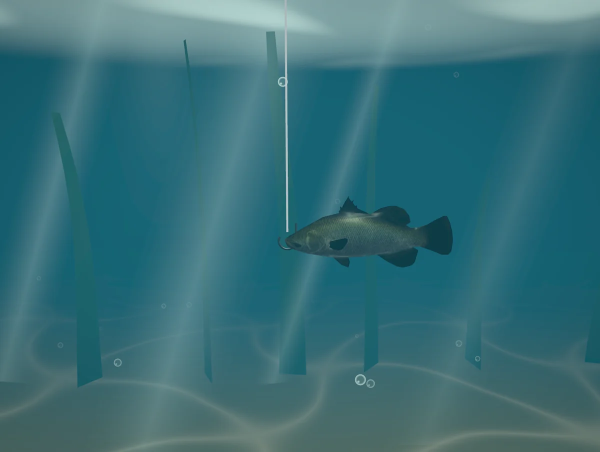
#> input picture apps/site/site/bite-2.webp, 1200 x 904 px (shown at 1/2 size); its folder holds 2 pictures in this run
$ python convert.py ../../../apps/site/site ../../../apps/site/site/bite-3.webp ../../../apps/site/site/bite-3.webp
#> lines starting #> are read from the running program, lines starting #| are printed output that depends on the picture; after the words box and inside, x2 and y2 are one past the last pixel; in counts of white or black regions, pixels touching at a corner belong together
import os, sys
import numpy as np
from PIL import Image, ImageFilter
from scipy import ndimage

SRC, OUT = sys.argv[1], sys.argv[2]
WIDTH = 640
TOLERANCE = 22
WORK = 900
SEAL = 3
SEAL_FOR = {}
SMALL_PART = 0.03
TOLERANCE_FOR = {}
FLIP = set(sys.argv[3].split(",")) if len(sys.argv) > 3 and sys.argv[3] else set()

def paper_map(rgb):
    h, w, _ = rgb.shape
    ph, pw = max(4, h // 12), max(4, w // 12)
    corner = lambda ys, xs: np.median(rgb[ys, xs].reshape(-1, 3), axis=0)
    tl, tr = corner(slice(0, ph), slice(0, pw)), corner(slice(0, ph), slice(w - pw, w))
    bl, br = corner(slice(h - ph, h), slice(0, pw)), corner(slice(h - ph, h), slice(w - pw, w))
    u = np.linspace(0, 1, w)[None, :, None]
    v = np.linspace(0, 1, h)[:, None, None]
    return (tl * (1 - u) + tr * u) * (1 - v) + (bl * (1 - u) + br * u) * v

def cut_out(image, slug):
    work = image.convert("RGB")
    scale = WORK / work.width
    small = work.resize((WORK, max(1, round(work.height * scale))), Image.LANCZOS).filter(ImageFilter.MedianFilter(5))
    rgb = np.asarray(small).astype(np.float32)
    ink = np.linalg.norm(rgb - paper_map(rgb), axis=2) > TOLERANCE_FOR.get(slug, TOLERANCE)
    ink = ndimage.binary_opening(ink, iterations=1)
    pieces, n = ndimage.label(ink)
    if n > 1:
        areas = ndimage.sum(ink, pieces, range(1, n + 1))
        ink = np.isin(pieces, 1 + np.flatnonzero(areas >= SMALL_PART * areas.max()))
    seal = SEAL_FOR.get(slug, SEAL)
    margin = seal * 3
    padded = np.pad(ink, margin)
    sealed = ndimage.binary_dilation(padded, iterations=seal)
    open_water, _ = ndimage.label(~sealed)
    rim = np.unique(np.concatenate([open_water[0], open_water[-1], open_water[:, 0], open_water[:, -1]]))
    outside = ndimage.binary_dilation(np.isin(open_water, rim[rim > 0]), iterations=seal + 1)
    subject = ndimage.binary_fill_holes(~outside)[margin:-margin, margin:-margin]
    parts, count = ndimage.label(subject)
    if count == 0:
        return work.convert("RGBA")
    sizes = ndimage.sum(subject, parts, range(1, count + 1))
    keep = parts == (1 + int(np.argmax(sizes)))
    alpha = Image.fromarray((keep * 255).astype(np.uint8)).resize(work.size, Image.LANCZOS).filter(ImageFilter.GaussianBlur(1.2))
    out = work.convert("RGBA")
    out.putalpha(alpha)
    return out.crop(alpha.point(lambda v: 255 if v > 24 else 0).getbbox())

os.makedirs(OUT, exist_ok=True)
for name in sorted(os.listdir(SRC)):
    path = os.path.join(SRC, name)
    if os.path.getsize(path) < 20000:
        print("skip", name)
        continue
    slug = os.path.splitext(name)[0]
    image = cut_out(Image.open(path), slug)
#> in cut_out, work is the input picture: PIL image 1200x904 RGB; mean R, G, B 56.2, 111.1, 120.1
#> in cut_out, `ink = np.linalg.norm(rgb - paper_map(rgb), axis=2) > TOLERANCE_FOR.get..`:
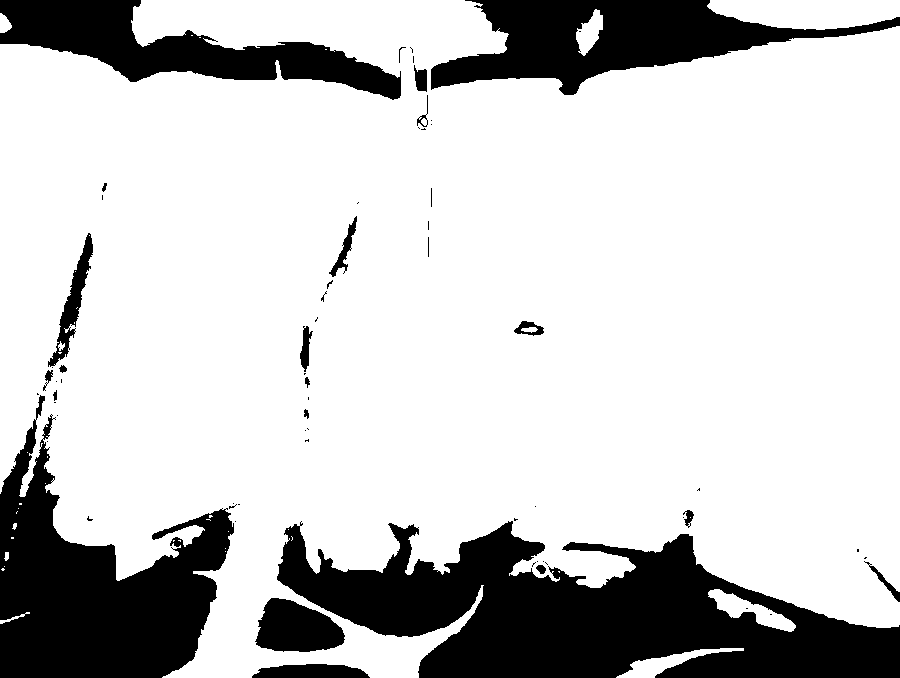
#> ink: shape (678, 900) bool; 78.7% white; 66 black regions (43 under 20 px), largest, box (x1, y1, x2, y2) and area: (277, 521, 900, 678) 53934, (0, 395, 234, 678) 31957, (431, 0, 900, 95) 19715
#> in cut_out, `ink = ndimage.binary_opening(ink, iterations=1)`: ink: shape (678, 900) bool; 78.6% white; 59 black regions (36 under 20 px), largest, box (x1, y1, x2, y2) and area: (277, 518, 900, 678) 54034, (0, 393, 237, 678) 32158, (431, 0, 900, 95) 19757
#> in cut_out, `pieces, n = ndimage.label(ink)`:
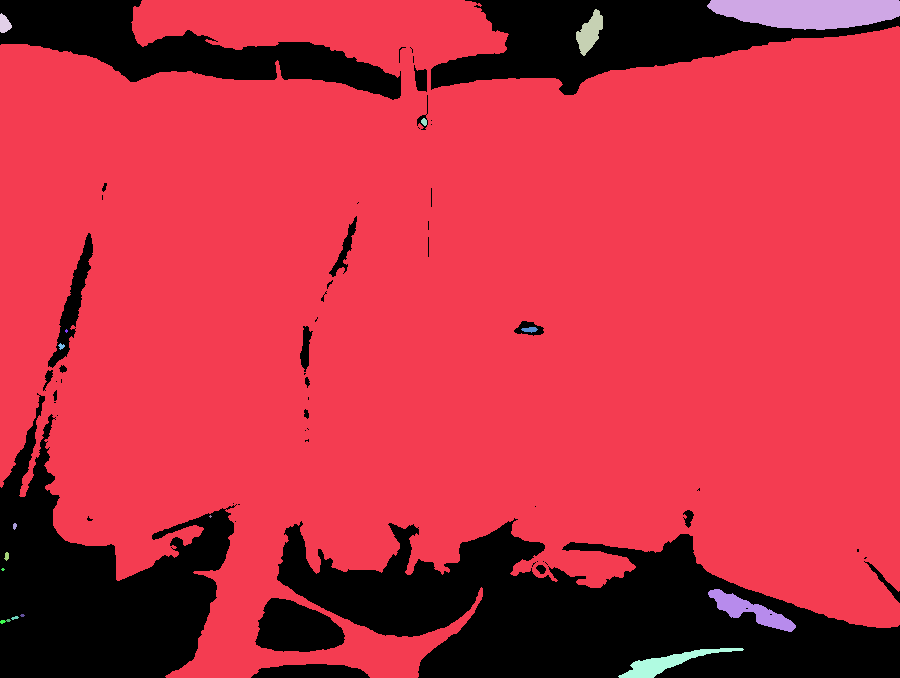
#> pieces: shape (678, 900) int32; 19 distinct labels, from 0 to 18; one colour per label, 0 black
#> in cut_out, `pieces, n = ndimage.label(ink)`: n = 18
#> in cut_out, `areas = ndimage.sum(ink, pieces, range(1, n + 1))`: areas = 18 values, max 471438 at index 0, min 5 at index 8, mean 26646.2
#> in cut_out, `ink = np.isin(pieces, 1 + np.flatnonzero(areas >= SMALL_PART * areas.m..`: ink: shape (678, 900) bool; 77.3% white; 56 black regions (33 under 20 px), largest, box (x1, y1, x2, y2) and area: (277, 518, 900, 678) 56531, (0, 393, 237, 678) 32281, (431, 0, 900, 95) 25036
#> in cut_out, `padded = np.pad(ink, margin)`: padded: shape (696, 918) bool; 73.8% white; 51 black regions (33 under 20 px), largest, box (x1, y1, x2, y2) and area: (0, 0, 918, 696) 160291, (264, 607, 354, 661) 3483, (57, 242, 102, 377) 1655
#> in cut_out, `sealed = ndimage.binary_dilation(padded, iterations=seal)`:
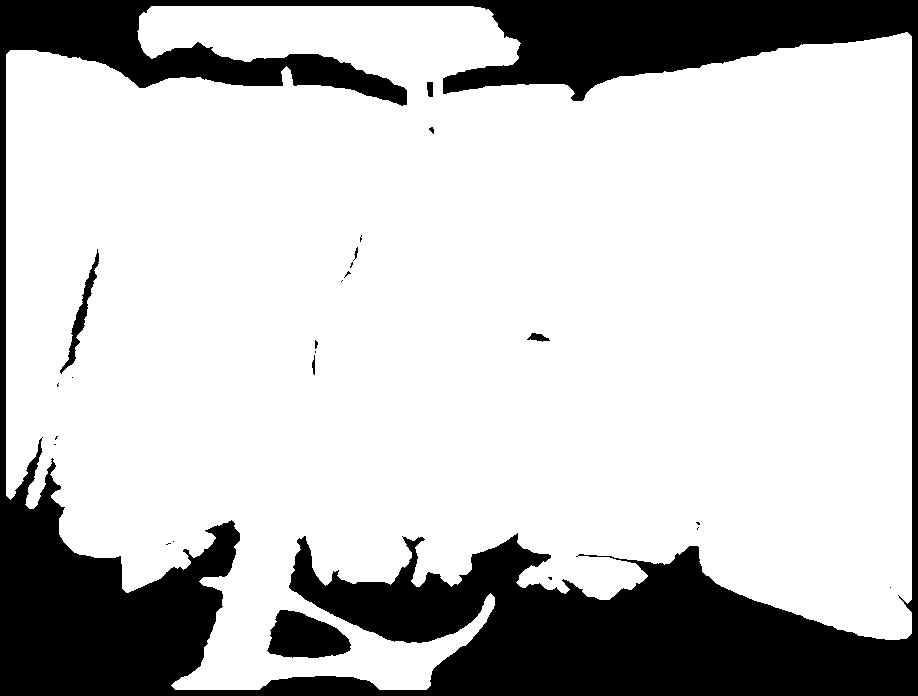
#> sealed: shape (696, 918) bool; 76.9% white; 24 black regions (16 under 20 px), largest, box (x1, y1, x2, y2) and area: (0, 0, 918, 696) 143497, (267, 610, 351, 658) 2844, (60, 249, 99, 374) 821
#> in cut_out, `open_water, _ = ndimage.label(~sealed)`:
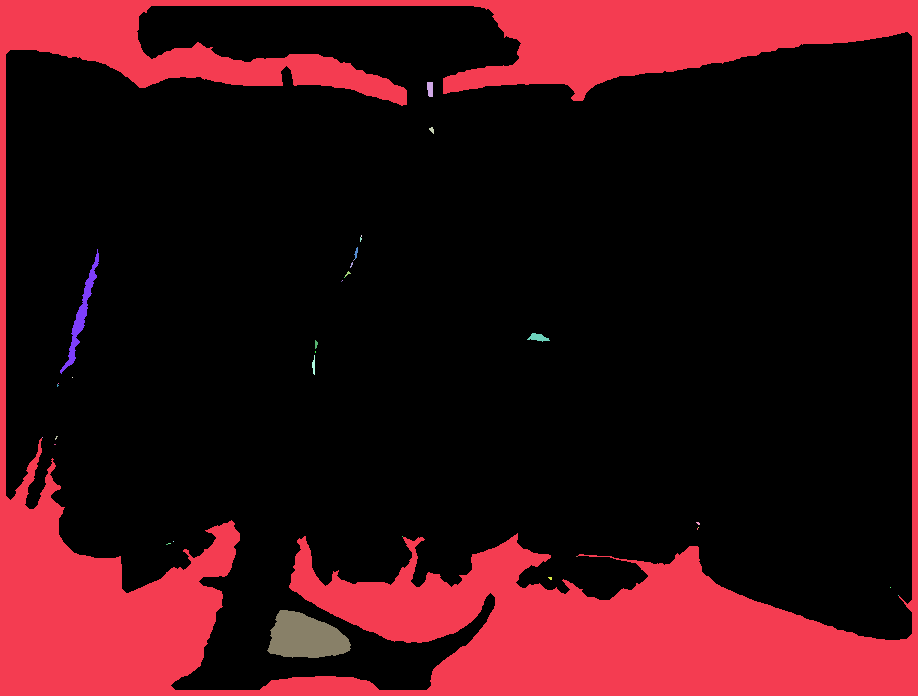
#> open_water: shape (696, 918) int32; 37 distinct labels, from 0 to 36; one colour per label, 0 black
#> in cut_out, `rim = np.unique(np.concatenate([open_water[0], open_water[-1], open_wa..`: rim = [1]
#> in cut_out, `outside = ndimage.binary_dilation(np.isin(open_water, rim[rim > 0]), i..`:
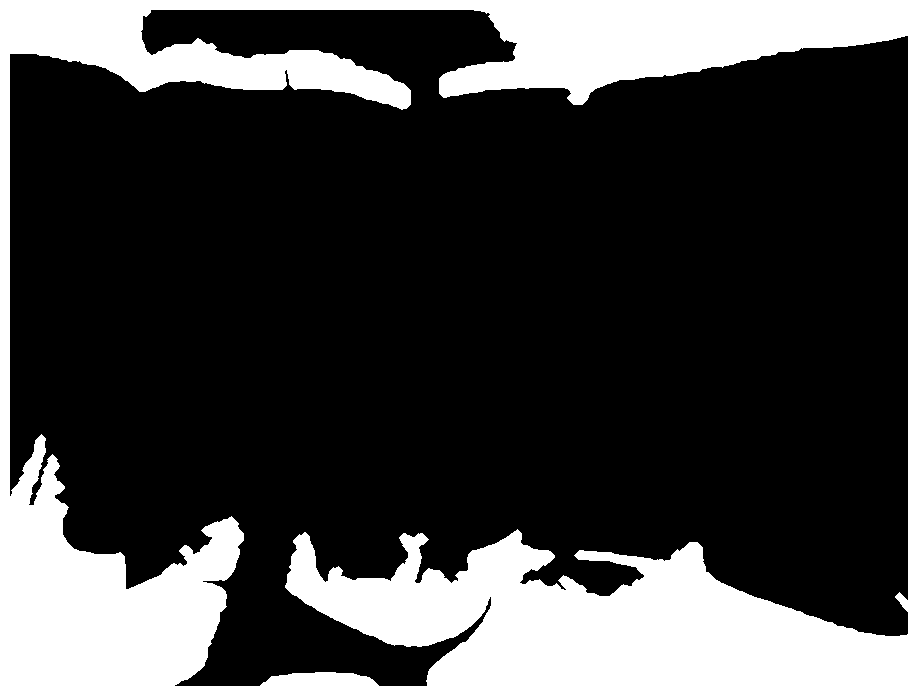
#> outside: shape (696, 918) bool; 25.7% white; 1 white region, box (x1, y1, x2, y2) and area: (0, 0, 918, 696) 164336
#> in cut_out, `subject = ndimage.binary_fill_holes(~outside)[margin:-margin, margin:-..`:
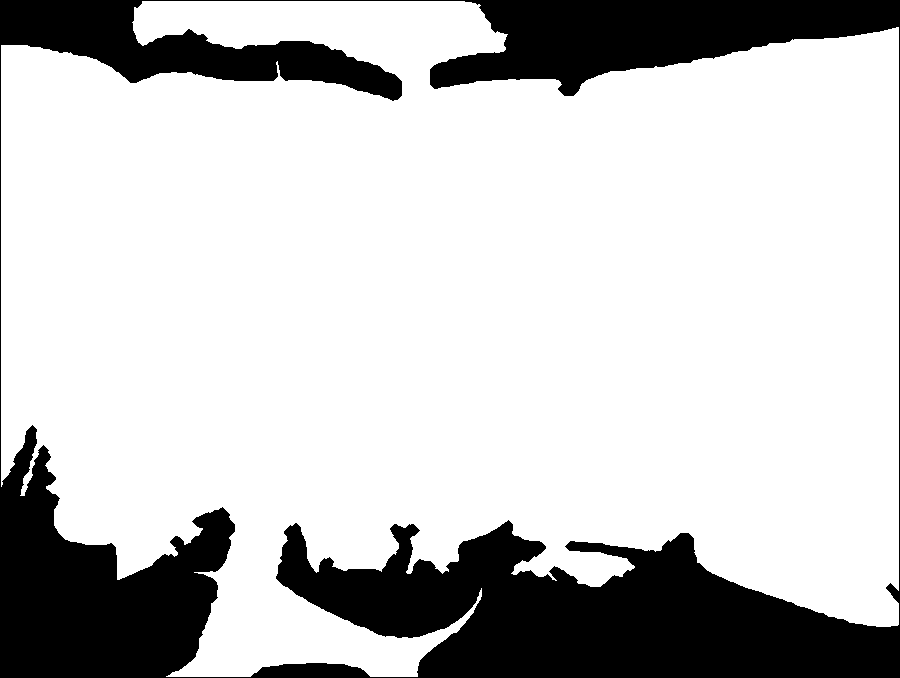
#> subject: shape (678, 900) bool; 77.8% white; 1 black region, box (x1, y1, x2, y2) and area: (0, 0, 900, 678) 135608
#> in cut_out, `parts, count = ndimage.label(subject)`: count = 1
#> in cut_out, `sizes = ndimage.sum(subject, parts, range(1, count + 1))`: sizes = [474592]
    if slug in FLIP:
        image = image.transpose(Image.FLIP_LEFT_RIGHT)
    image = image.resize((WIDTH, max(1, round(image.height * WIDTH / image.width))), Image.LANCZOS)
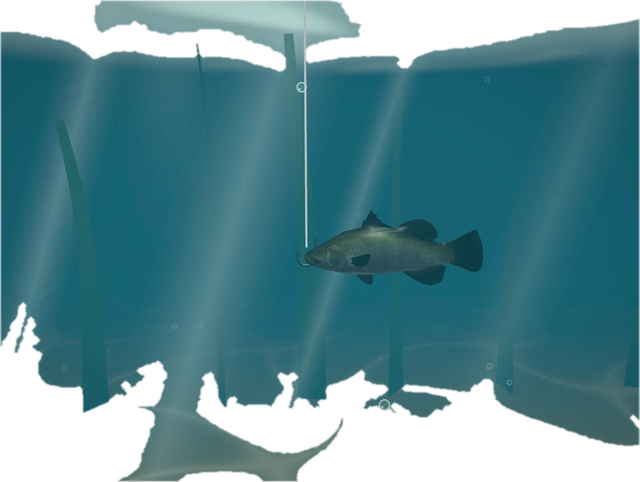
#> image: PIL image 640x482 RGBA; mean R, G, B, A 38.5, 86.4, 95.4, 198.3; transparent parts drawn white
    image.save(os.path.join(OUT, slug + ".webp"), quality=84)
    print("ok", slug, image.size)
#| ok bite-2 (640, 482)
#> pass 2 of the loop `for name in sorted(os.listdir(SRC)):`:
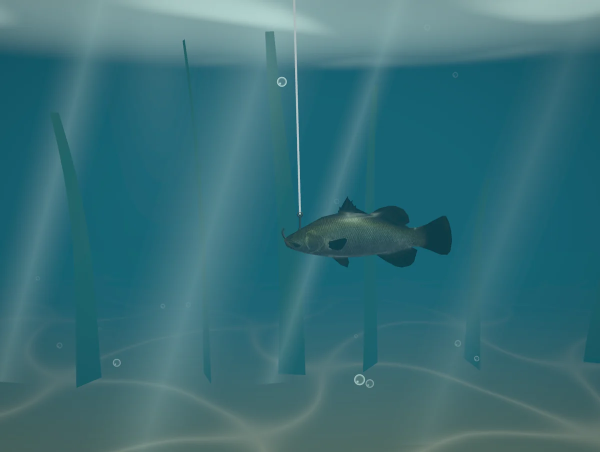
#> input picture apps/site/site/bite-3.webp, 1200 x 904 px (shown at 1/2 size)
#> in cut_out, work is the input picture: PIL image 1200x904 RGB; mean R, G, B 56.2, 111.1, 120.1
#> in cut_out (call 2), `pieces, n = ndimage.label(ink)`:
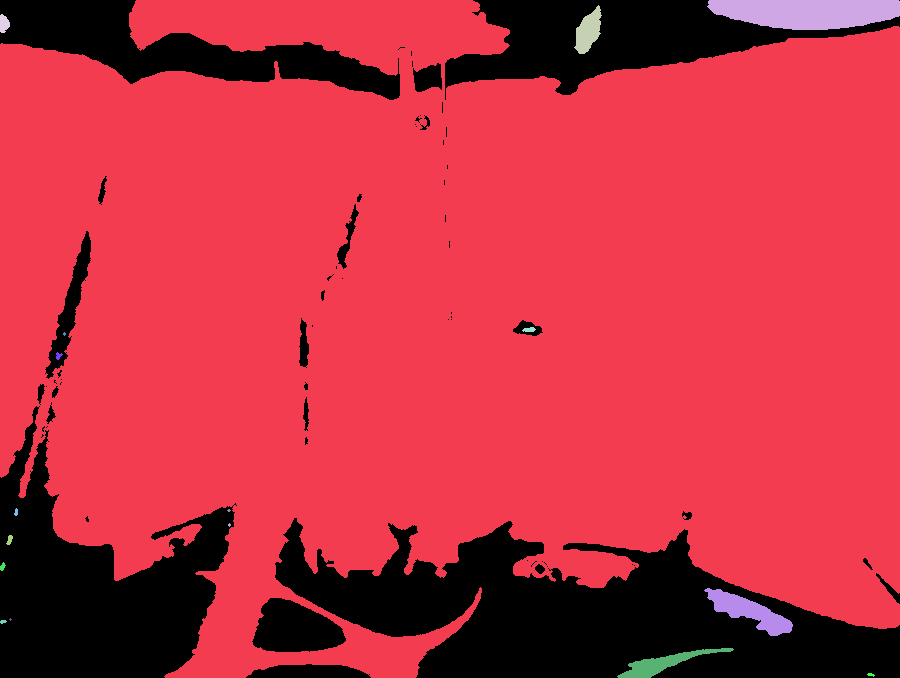
#> pieces: shape (678, 900) int32; 18 distinct labels, from 0 to 17; one colour per label, 0 black
#> n = 17
#> areas = 17 values, max 471986 at index 0, min 5 at index 13, mean 28271.1
#> padded: shape (696, 918) bool; 73.9% white; 58 black regions (39 under 20 px), largest, box (x1, y1, x2, y2) and area: (0, 0, 918, 696) 158880, (261, 607, 355, 661) 3587, (54, 240, 100, 388) 1898
#> sealed: shape (696, 918) bool; 77% white; 23 black regions (14 under 20 px), largest, box (x1, y1, x2, y2) and area: (0, 0, 918, 696) 142280, (264, 610, 352, 658) 2929, (57, 248, 97, 381) 1002
#> open_water: shape (696, 918) int32; 30 distinct labels, from 0 to 29
#> outside: shape (696, 918) bool; 25.5% white; 1 white region, box (x1, y1, x2, y2) and area: (0, 0, 918, 696) 162717
#> subject: shape (678, 900) bool; 78% white; 1 black region, box (x1, y1, x2, y2) and area: (0, 0, 900, 678) 133989
#> sizes = [476211]
#> `image = image.resize((WIDTH, max(1, round(image.height * WIDTH / image..`:
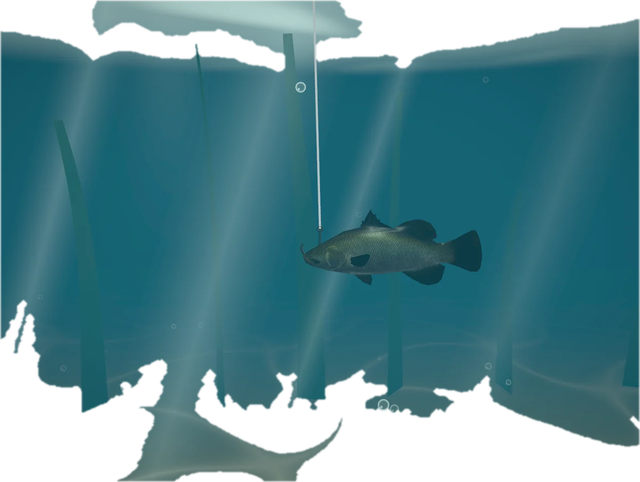
#> image: PIL image 640x482 RGBA; mean R, G, B, A 38.7, 86.6, 95.6, 199; transparent parts drawn white
#| ok bite-3 (640, 482)
